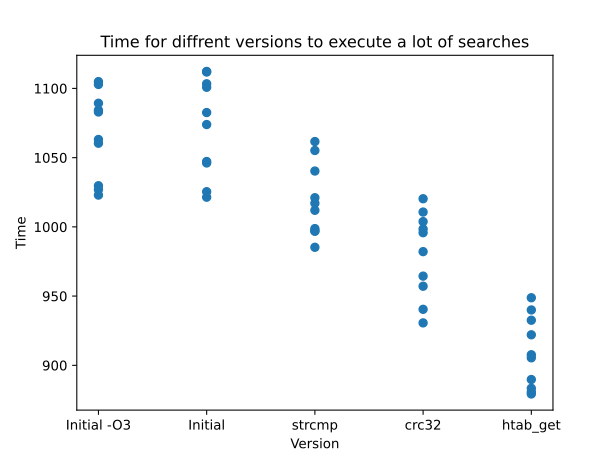

Reproduce this figure in Python.
import pandas as pd
import matplotlib.pyplot as plt

df = pd.read_csv(
    'res/time.tsv',
    sep='\t',
    names=['version', 'run', 'time']
)

plt.xlabel('Version')
plt.ylabel('Time')
plt.title('Time for diffrent versions to execute a lot of searches')
plt.scatter(df['version'], df['time'])

plt.xticks(range(0, 5), [
    'Initial -O3',
    'Initial',
    'strcmp',
    'crc32',
    'htab_get'
])

plt.savefig('plot.svg')
